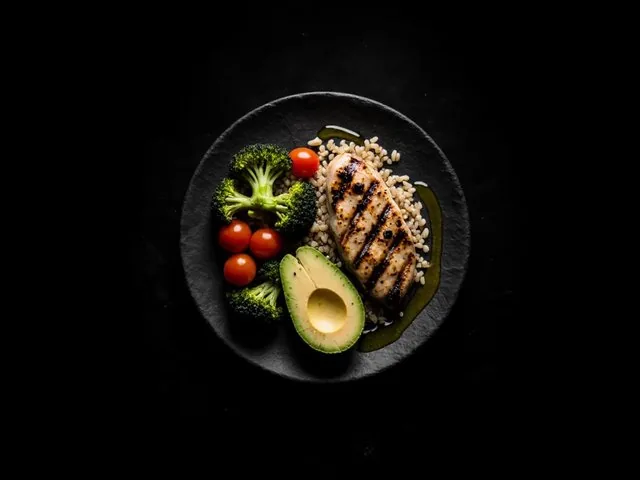
#> input picture img/ai-diet-food-640.webp, 640 x 480 px
$ python -i imgproc.py   (imports and definitions only)
#> lines starting #> are read from the running program, lines starting #| are printed output that depends on the picture
#> further down, picture is the input picture: PIL image 640x480 RGB; mean R, G, B 17.1, 14.1, 9.5
#!/usr/bin/env python3
"""Общие функции обработки фото: обрезка плоских баннеров/шапок (текст, копирайты
спонсоров), сохранение в веб-размерах. Монохром применяется через CSS на сайте,
поэтому здесь фото остаются в естественном цвете."""
import numpy as np
from PIL import Image, ImageOps

def _row_std(arr):
    return arr.reshape(arr.shape[0], -1).std(axis=1)

def _col_std(arr):
    return arr.transpose(1, 0, 2).reshape(arr.shape[1], -1).std(axis=1)

def auto_trim_bars(im, thresh=10, max_frac=0.22):
    """Обрезает плоские (малодисперсные) полосы сверху/снизу — типично текстовые
    плашки, статус-бары телефона, копирайт-полосы спонсоров. Не трогает фото само по себе."""
    arr = np.asarray(im.convert('RGB'))
    h = arr.shape[0]
    rs = _row_std(arr)
    top = 0
    while top < h * max_frac and rs[top] < thresh:
        top += 1
    bot = h
    while bot > h * (1 - max_frac) and rs[bot - 1] < thresh:
        bot -= 1
    if bot - top < h * 0.5:
        return im
    return im.crop((0, top, arr.shape[1], bot))

def find_seam_x(im, lo=0.42, hi=0.58):
    """Ищет самый 'плоский' столбец рядом с центром — граница между до/после в диптихе."""
#> called with lo = 0.42, hi = 0.58
    arr = np.asarray(im.convert('RGB'))
    w = arr.shape[1]
#> w = 640
    cs = _col_std(arr)
#> cs = 640 values, max 77.82 at index 320, min 0 at index 0, mean 20.44
    lo_i, hi_i = int(w * lo), int(w * hi)
#> lo_i = 268; hi_i = 371
    seg = cs[lo_i:hi_i]
#> seg = 103 values, max 77.82 at index 52, min 35.77 at index 10, mean 62.87
    return lo_i + int(np.argmin(seg))

def split_diptych(im, gap=6):
    x = find_seam_x(im)
#> x = 278
    left = im.crop((0, 0, max(x - gap, 1), im.height))
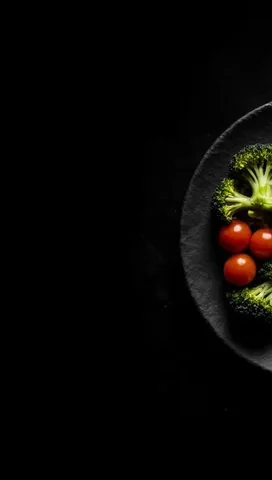
#> left: PIL image 272x480 RGB; mean R, G, B 7.7, 6.1, 4
    right = im.crop((min(x + gap, im.width - 1), 0, im.width, im.height))
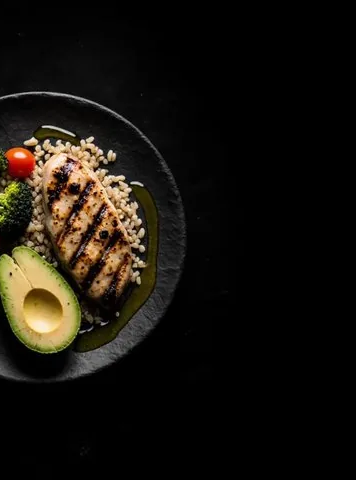
#> right: PIL image 356x480 RGB; mean R, G, B 23.9, 19.7, 13.5
    return left, right

def export(im, base, widths, out_dir='img'):
    im = ImageOps.exif_transpose(im)
    for w in widths:
        if im.width <= w:
            out = im
        else:
            ratio = w / im.width
            out = im.resize((w, max(1, int(im.height * ratio))), Image.LANCZOS)
        out.convert('RGB').save(f'{out_dir}/{base}-{w}.jpg', quality=85, progressive=True, optimize=True)
    # базовая (без суффикса) — самая крупная нужная ширина, используется как src по умолчанию
    biggest = max(widths)
    im2 = im if im.width <= biggest else im.resize((biggest, max(1, int(im.height * (biggest/im.width)))), Image.LANCZOS)
    im2.convert('RGB').save(f'{out_dir}/{base}.jpg', quality=87, progressive=True, optimize=True)

>>> from PIL import Image
>>> picture = Image.open('img/ai-diet-food-640.webp')
>>> result = split_diptych(picture)
